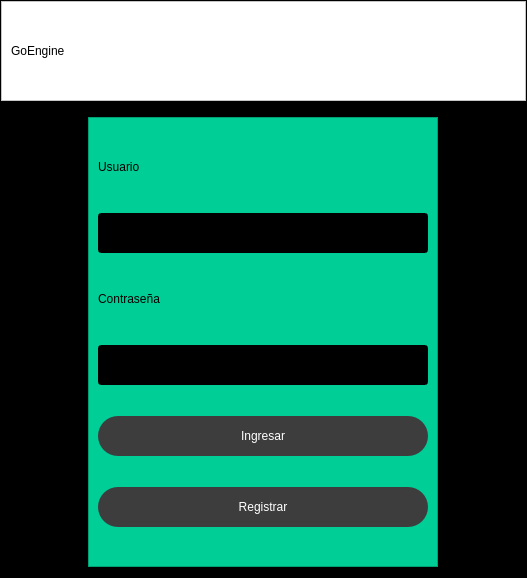
<?xml version="1.0" encoding="UTF-8"?>
<ui version="4.0">
 <class>MainWindow</class>
 <widget class="QMainWindow" name="MainWindow">
  <property name="geometry">
   <rect>
    <x>0</x>
    <y>0</y>
    <width>527</width>
    <height>578</height>
   </rect>
  </property>
  <property name="windowTitle">
   <string>MainWindow</string>
  </property>
  <widget class="QWidget" name="centralwidget">
   <layout class="QHBoxLayout" name="horizontalLayout_14">
    <property name="leftMargin">
     <number>0</number>
    </property>
    <property name="topMargin">
     <number>0</number>
    </property>
    <property name="rightMargin">
     <number>0</number>
    </property>
    <property name="bottomMargin">
     <number>0</number>
    </property>
    <item>
     <widget class="QFrame" name="frame">
      <property name="styleSheet">
       <string notr="true">background-color: rgb(0, 0, 0);</string>
      </property>
      <property name="frameShape">
       <enum>QFrame::StyledPanel</enum>
      </property>
      <property name="frameShadow">
       <enum>QFrame::Raised</enum>
      </property>
      <layout class="QVBoxLayout" name="verticalLayout_2" stretch="1,8">
       <property name="leftMargin">
        <number>0</number>
       </property>
       <property name="topMargin">
        <number>0</number>
       </property>
       <property name="rightMargin">
        <number>0</number>
       </property>
       <property name="bottomMargin">
        <number>0</number>
       </property>
       <item>
        <widget class="QFrame" name="frame_superior">
         <property name="sizePolicy">
          <sizepolicy hsizetype="Preferred" vsizetype="Fixed">
           <horstretch>0</horstretch>
           <verstretch>0</verstretch>
          </sizepolicy>
         </property>
         <property name="minimumSize">
          <size>
           <width>0</width>
           <height>100</height>
          </size>
         </property>
         <property name="styleSheet">
          <string notr="true">QFrame{
	font: 30pt &quot;Bauhaus 93&quot;;
	background-color: rgb(255, 255, 255);
}
QPushButton{
	background-color: #000000ff;
	border-radius:20px;
}
QPushButton:hover{
	background-color: rgb(61, 61, 61);
	border-radius:20px;
}
</string>
         </property>
         <property name="frameShape">
          <enum>QFrame::StyledPanel</enum>
         </property>
         <property name="frameShadow">
          <enum>QFrame::Raised</enum>
         </property>
         <layout class="QHBoxLayout" name="horizontalLayout">
          <item>
           <widget class="QLabel" name="label_4">
            <property name="text">
             <string>GoEngine</string>
            </property>
           </widget>
          </item>
          <item>
           <spacer name="horizontalSpacer">
            <property name="orientation">
             <enum>Qt::Horizontal</enum>
            </property>
            <property name="sizeHint" stdset="0">
             <size>
              <width>457</width>
              <height>20</height>
             </size>
            </property>
           </spacer>
          </item>
          <item>
           <widget class="QPushButton" name="bt_minimizar">
            <property name="text">
             <string/>
            </property>
            <property name="icon">
             <iconset>
              <normaloff>extender.png</normaloff>extender.png</iconset>
            </property>
            <property name="iconSize">
             <size>
              <width>38</width>
              <height>38</height>
             </size>
            </property>
           </widget>
          </item>
          <item>
           <widget class="QPushButton" name="bt_colapsar">
            <property name="text">
             <string/>
            </property>
            <property name="icon">
             <iconset>
              <normaloff>contraer.png</normaloff>contraer.png</iconset>
            </property>
            <property name="iconSize">
             <size>
              <width>38</width>
              <height>38</height>
             </size>
            </property>
           </widget>
          </item>
          <item>
           <widget class="QPushButton" name="bt_cerrar">
            <property name="text">
             <string/>
            </property>
            <property name="icon">
             <iconset>
              <normaloff>cerrar.png</normaloff>cerrar.png</iconset>
            </property>
            <property name="iconSize">
             <size>
              <width>38</width>
              <height>38</height>
             </size>
            </property>
           </widget>
          </item>
         </layout>
        </widget>
       </item>
       <item>
        <widget class="QFrame" name="frame_contenido">
         <property name="frameShape">
          <enum>QFrame::StyledPanel</enum>
         </property>
         <property name="frameShadow">
          <enum>QFrame::Raised</enum>
         </property>
         <layout class="QHBoxLayout" name="horizontalLayout_2">
          <item>
           <widget class="QFrame" name="frame_menu">
            <property name="sizePolicy">
             <sizepolicy hsizetype="Preferred" vsizetype="Fixed">
              <horstretch>45</horstretch>
              <verstretch>45</verstretch>
             </sizepolicy>
            </property>
            <property name="minimumSize">
             <size>
              <width>350</width>
              <height>450</height>
             </size>
            </property>
            <property name="maximumSize">
             <size>
              <width>0</width>
              <height>16777215</height>
             </size>
            </property>
            <property name="styleSheet">
             <string notr="true">QFrame{
	
	font: 22pt &quot;Niagara Engraved&quot;;
	background-color: rgb(0, 206, 151);
}
QPushButton{
	background-color: rgb(61, 61, 61);
	border-radius:20px;
	color: rgb(255, 255, 255);
	font: 77 12pt &quot;Arial Black&quot;;
}
QPushButton:hover{
	background-color:white;
	border-top-left-radius:20px;
	border-bottom-left-radius:20px;
	color: rgb(0,0,0);
	font: 77 12pt &quot;Arial Black&quot;;
}
QLineEdit{
	color: rgb(255, 255, 255);
	font: 75 14pt &quot;Times New Roman&quot;;
	
}</string>
            </property>
            <property name="frameShape">
             <enum>QFrame::StyledPanel</enum>
            </property>
            <property name="frameShadow">
             <enum>QFrame::Raised</enum>
            </property>
            <layout class="QVBoxLayout" name="verticalLayout">
             <item>
              <widget class="QLabel" name="label">
               <property name="sizePolicy">
                <sizepolicy hsizetype="Expanding" vsizetype="Fixed">
                 <horstretch>0</horstretch>
                 <verstretch>0</verstretch>
                </sizepolicy>
               </property>
               <property name="minimumSize">
                <size>
                 <width>40</width>
                 <height>30</height>
                </size>
               </property>
               <property name="text">
                <string>Usuario</string>
               </property>
              </widget>
             </item>
             <item>
              <widget class="QLineEdit" name="txb_usuario">
               <property name="minimumSize">
                <size>
                 <width>40</width>
                 <height>40</height>
                </size>
               </property>
               <property name="styleSheet">
                <string notr="true">QlineEdit{
	color: rgb(255, 255, 255);

}</string>
               </property>
              </widget>
             </item>
             <item>
              <widget class="QLabel" name="label_2">
               <property name="sizePolicy">
                <sizepolicy hsizetype="Expanding" vsizetype="Fixed">
                 <horstretch>0</horstretch>
                 <verstretch>0</verstretch>
                </sizepolicy>
               </property>
               <property name="minimumSize">
                <size>
                 <width>40</width>
                 <height>30</height>
                </size>
               </property>
               <property name="text">
                <string>Contraseña</string>
               </property>
              </widget>
             </item>
             <item>
              <widget class="QLineEdit" name="txb_contra">
               <property name="minimumSize">
                <size>
                 <width>40</width>
                 <height>40</height>
                </size>
               </property>
               <property name="styleSheet">
                <string notr="true">QlineEdit{
	color: rgb(255, 255, 255);

}</string>
               </property>
               <property name="echoMode">
                <enum>QLineEdit::Password</enum>
               </property>
              </widget>
             </item>
             <item>
              <widget class="QPushButton" name="bt_ingresar">
               <property name="minimumSize">
                <size>
                 <width>0</width>
                 <height>40</height>
                </size>
               </property>
               <property name="text">
                <string>Ingresar</string>
               </property>
               <property name="iconSize">
                <size>
                 <width>30</width>
                 <height>30</height>
                </size>
               </property>
              </widget>
             </item>
             <item>
              <widget class="QPushButton" name="bt_registrar">
               <property name="minimumSize">
                <size>
                 <width>0</width>
                 <height>40</height>
                </size>
               </property>
               <property name="text">
                <string>Registrar</string>
               </property>
               <property name="iconSize">
                <size>
                 <width>30</width>
                 <height>30</height>
                </size>
               </property>
              </widget>
             </item>
            </layout>
           </widget>
          </item>
         </layout>
        </widget>
       </item>
      </layout>
     </widget>
    </item>
   </layout>
  </widget>
 </widget>
 <resources/>
 <connections/>
</ui>
